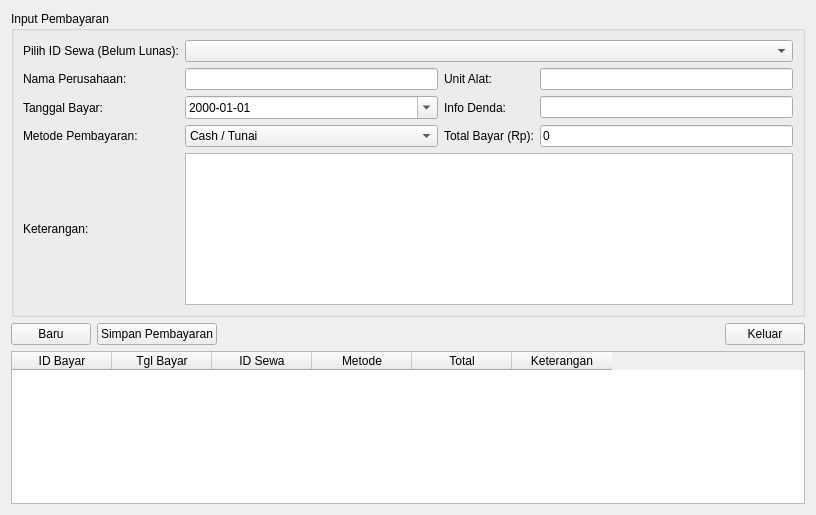
<?xml version="1.0" encoding="UTF-8"?>
<ui version="4.0">
 <class>Form</class>
 <widget class="QWidget" name="Form">
  <property name="geometry">
   <rect>
    <x>0</x>
    <y>0</y>
    <width>816</width>
    <height>515</height>
   </rect>
  </property>
  <property name="windowTitle">
   <string>Form Pembayaran Sewa</string>
  </property>
  <layout class="QVBoxLayout" name="verticalLayout">
   <item>
    <widget class="QGroupBox" name="groupBox">
     <property name="title">
      <string>Input Pembayaran</string>
     </property>
     <layout class="QGridLayout" name="gridLayout">
      <item row="0" column="0">
       <widget class="QLabel" name="label">
        <property name="text">
         <string>Pilih ID Sewa (Belum Lunas):</string>
        </property>
       </widget>
      </item>
      <item row="0" column="1" colspan="3">
       <widget class="QComboBox" name="comboBox_IdSewa">
        <property name="toolTip">
         <string>Hanya menampilkan sewa yang sudah selesai tapi belum lunas</string>
        </property>
       </widget>
      </item>
      <item row="1" column="0">
       <widget class="QLabel" name="label_2">
        <property name="text">
         <string>Nama Perusahaan:</string>
        </property>
       </widget>
      </item>
      <item row="1" column="1">
       <widget class="QLineEdit" name="lineEdit_NamaPerusahaan">
        <property name="readOnly">
         <bool>true</bool>
        </property>
       </widget>
      </item>
      <item row="1" column="2">
       <widget class="QLabel" name="label_3">
        <property name="text">
         <string>Unit Alat:</string>
        </property>
       </widget>
      </item>
      <item row="1" column="3">
       <widget class="QLineEdit" name="lineEdit_NamaAlat">
        <property name="readOnly">
         <bool>true</bool>
        </property>
       </widget>
      </item>
      <item row="2" column="0">
       <widget class="QLabel" name="label_4">
        <property name="text">
         <string>Tanggal Bayar:</string>
        </property>
       </widget>
      </item>
      <item row="2" column="1">
       <widget class="QDateEdit" name="dateEdit_TglBayar">
        <property name="displayFormat">
         <string>yyyy-MM-dd</string>
        </property>
        <property name="calendarPopup">
         <bool>true</bool>
        </property>
       </widget>
      </item>
      <item row="2" column="2">
       <widget class="QLabel" name="label_5">
        <property name="text">
         <string>Info Denda:</string>
        </property>
       </widget>
      </item>
      <item row="2" column="3">
       <widget class="QLineEdit" name="lineEdit_InfoDenda">
        <property name="readOnly">
         <bool>true</bool>
        </property>
       </widget>
      </item>
      <item row="3" column="0">
       <widget class="QLabel" name="label_6">
        <property name="text">
         <string>Metode Pembayaran:</string>
        </property>
       </widget>
      </item>
      <item row="3" column="1">
       <widget class="QComboBox" name="comboBox_Metode">
        <item>
         <property name="text">
          <string>Cash / Tunai</string>
         </property>
        </item>
        <item>
         <property name="text">
          <string>Transfer Bank</string>
         </property>
        </item>
       </widget>
      </item>
      <item row="3" column="2">
       <widget class="QLabel" name="label_7">
        <property name="text">
         <string>Total Bayar (Rp):</string>
        </property>
       </widget>
      </item>
      <item row="3" column="3">
       <widget class="QLineEdit" name="lineEdit_TotalBayar">
        <property name="text">
         <string>0</string>
        </property>
       </widget>
      </item>
      <item row="4" column="0">
       <widget class="QLabel" name="label_8">
        <property name="text">
         <string>Keterangan:</string>
        </property>
       </widget>
      </item>
      <item row="4" column="1" colspan="3">
       <widget class="QTextEdit" name="textEdit_Keterangan"/>
      </item>
     </layout>
    </widget>
   </item>
   <item>
    <layout class="QHBoxLayout" name="horizontalLayout">
     <item>
      <widget class="QPushButton" name="pushButton_Baru">
       <property name="text">
        <string>Baru</string>
       </property>
      </widget>
     </item>
     <item>
      <widget class="QPushButton" name="pushButton_Simpan">
       <property name="text">
        <string>Simpan Pembayaran</string>
       </property>
      </widget>
     </item>
     <item>
      <spacer name="horizontalSpacer">
       <property name="orientation">
        <enum>Qt::Orientation::Horizontal</enum>
       </property>
       <property name="sizeHint" stdset="0">
        <size>
         <width>40</width>
         <height>20</height>
        </size>
       </property>
      </spacer>
     </item>
     <item>
      <widget class="QPushButton" name="pushButton_Keluar">
       <property name="text">
        <string>Keluar</string>
       </property>
      </widget>
     </item>
    </layout>
   </item>
   <item>
    <widget class="QTableWidget" name="tableWidget">
     <column>
      <property name="text">
       <string>ID Bayar</string>
      </property>
     </column>
     <column>
      <property name="text">
       <string>Tgl Bayar</string>
      </property>
     </column>
     <column>
      <property name="text">
       <string>ID Sewa</string>
      </property>
     </column>
     <column>
      <property name="text">
       <string>Metode</string>
      </property>
     </column>
     <column>
      <property name="text">
       <string>Total</string>
      </property>
     </column>
     <column>
      <property name="text">
       <string>Keterangan</string>
      </property>
     </column>
    </widget>
   </item>
  </layout>
 </widget>
 <resources/>
 <connections/>
</ui>
